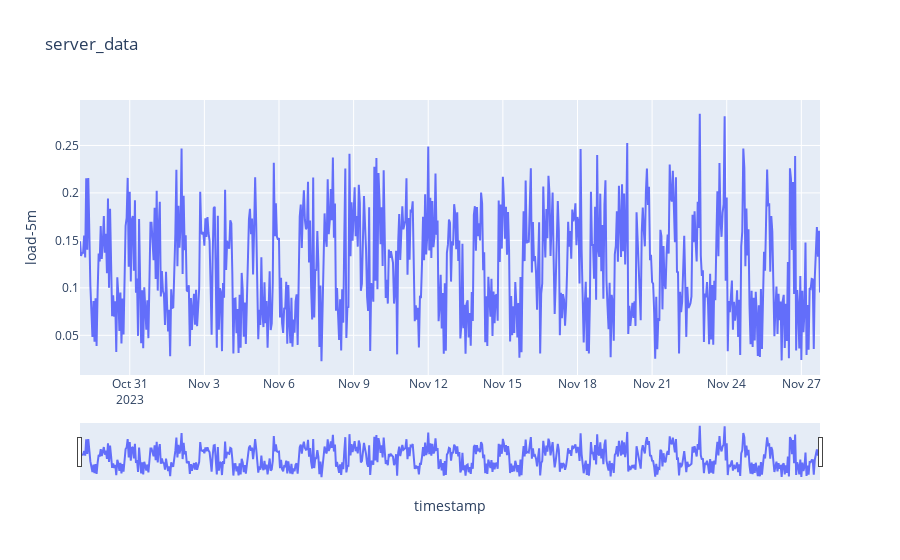

Notebook cell for this chart:
### Markdown cell above
# For a better view, I used the plotly.express library

### Code cell
fig = px.line(resampled_server1.reset_index(), x = 'timestamp', y='load-5m', title = 'server_data')
fig.update_xaxes(rangeslider_visible=True)
fig.show()

### Figure 1 — Plotly figure (JSON) as saved in the notebook; plotly's stock layout.template omitted (floating-point values rounded to 4 significant figures; data arrays with more than 128 entries replaced by an {"elided": "..."} marker saying what was removed)
{"data": [{"hovertemplate": "timestamp=%{x}<br>load-5m=%{y}<extra></extra>", "legendgroup": "", "line": {"color": "#636efa", "dash": "solid"}, "marker": {"symbol": "circle"}, "mode": "lines", "name": "", "orientation": "v", "showlegend": false, "type": "scatter", "x": {"elided": "715 str values"}, "xaxis": "x", "y": {"elided": "715 float values"}, "yaxis": "y"}], "layout": {"legend": {"tracegroupgap": 0}, "title": {"text": "server_data"}, "xaxis": {"anchor": "y", "domain": [0, 1], "rangeslider": {"visible": true}, "title": {"text": "timestamp"}}, "yaxis": {"anchor": "x", "domain": [0, 1], "title": {"text": "load-5m"}}}}
